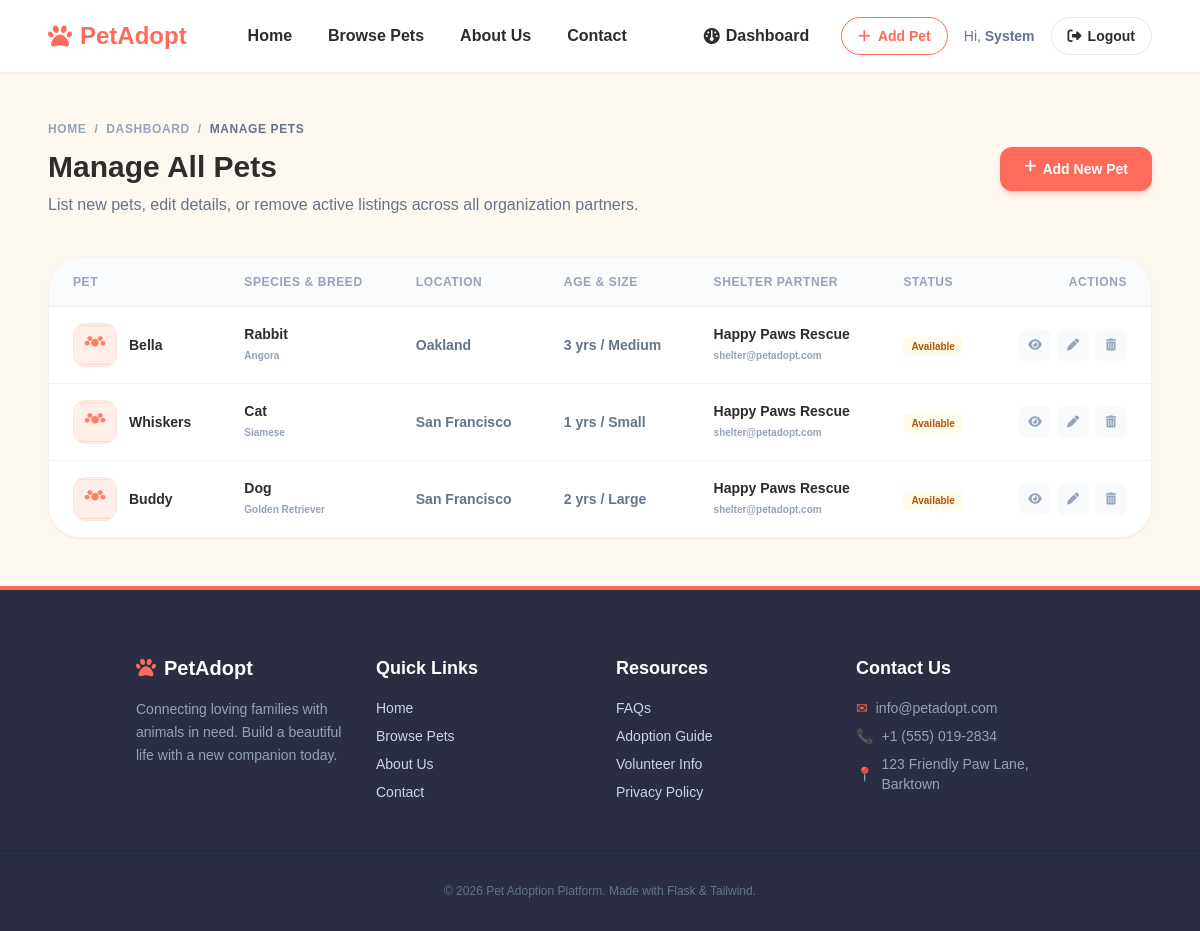
Before: /admin/manage-pets (signed in) with the older database file.
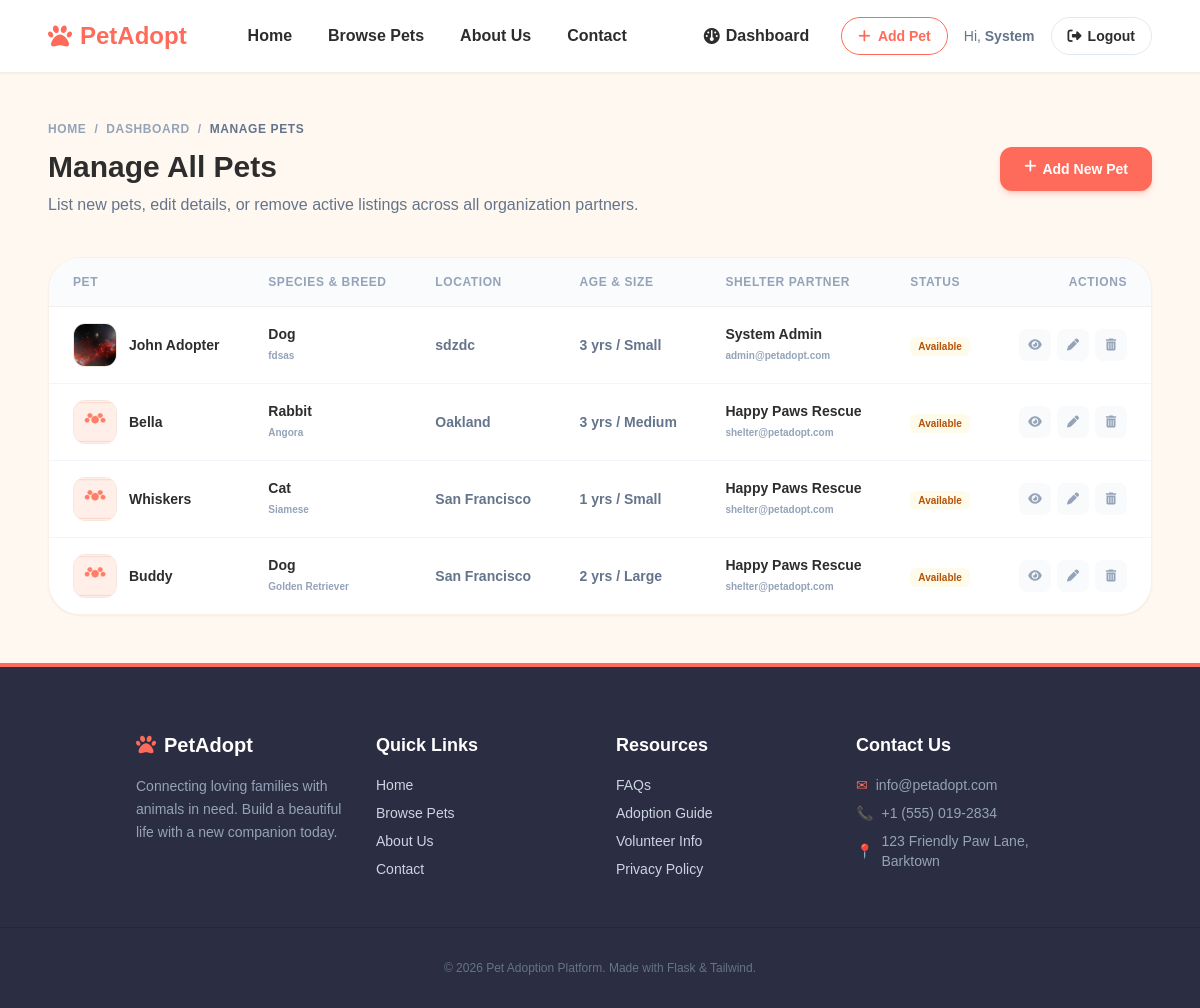
After: the same page with the newer database file.
### models.py (models this page shows, shortened)
class Pet(db.Model):
    __tablename__ = 'pets'
    id = db.Column(db.Integer, primary_key=True)
    name = db.Column(db.String(100), nullable=False)
    species = db.Column(db.String(50), nullable=False)  # Dog, Cat, Rabbit, Bird, Other
    breed = db.Column(db.String(100), nullable=True)
    age = db.Column(db.Integer, nullable=True)
    gender = db.Column(db.String(20), nullable=False)  # Male, Female
    size = db.Column(db.String(20), nullable=False)  # Small, Medium, Large
    color = db.Column(db.String(50), nullable=True)
    description = db.Column(db.Text, nullable=True)
    photo = db.Column(db.String(255), nullable=True, default='default_pet.png')
    location = db.Column(db.String(100), nullable=False)
    vaccinated = db.Column(db.Boolean, default=False)
    is_adopted = db.Column(db.Boolean, default=False)
    shelter_id = db.Column(db.Integer, db.ForeignKey('users.id'), nullable=False)
    created_at = db.Column(db.DateTime, default=datetime.utcnow)
    applications = db.relationship('AdoptionApplication', backref='pet', lazy=True, cascade="all, delete-orphan")

class User(db.Model, UserMixin):
    __tablename__ = 'users'
    id = db.Column(db.Integer, primary_key=True)
    name = db.Column(db.String(100), nullable=False)
    email = db.Column(db.String(120), unique=True, nullable=False)
    password_hash = db.Column(db.String(255), nullable=False)
    role = db.Column(db.String(20), nullable=False, default='adopter')  # adopter, shelter, admin
    phone = db.Column(db.String(20), nullable=True)
    city = db.Column(db.String(100), nullable=True)
    created_at = db.Column(db.DateTime, default=datetime.utcnow)
    pets = db.relationship('Pet', backref='shelter', lazy=True, cascade="all, delete-orphan")
    applications = db.relationship('AdoptionApplication', backref='applicant', lazy=True, cascade="all, delete-orphan")

### admin_routes.py (the view)
@admin_bp.route('/admin/manage-pets')
@login_required
@role_required('admin')
def manage_pets():
    pets = Pet.query.order_by(Pet.created_at.desc()).all()
    return render_template('admin/manage_pets.html', pets=pets)

### utils.py (called while the page is built)
def role_required(*roles):
    def decorator(f):
        @wraps(f)
        def decorated_function(*args, **kwargs):
            if not current_user.is_authenticated or current_user.role not in roles:
                abort(403)
            return f(*args, **kwargs)
        return decorated_function
    return decorator

### templates/admin/manage_pets.html (shortened to what the changed rows need)
{% extends 'base.html' %}
{% block content %}
<div class="container mx-auto max-w-7xl px-6 md:px-12 py-12 text-left">
    <div class="mb-10 flex flex-col md:flex-row md:items-center justify-between gap-6 animate-fade-in-up">
        <div>
            <h1 class="text-3xl font-black text-dark mb-2">Manage All Pets</h1>
        </div>
    </div>
    <div class="animate-fade-in-up" style="animation-delay: 100ms;">
        {% if pets %}
            <div class="hidden md:block bg-white border border-border/60 rounded-[32px] overflow-hidden shadow-sm">
                <table class="w-full text-left border-collapse">
                    <thead>
                        <tr class="bg-slate-50/70 border-b border-border/60">
                            <th class="py-4 px-6 text-xs font-bold text-slate-400 uppercase tracking-wider">Pet</th>
                            <th class="py-4 px-6 text-xs font-bold text-slate-400 uppercase tracking-wider">Species &amp; Breed</th>
                            <th class="py-4 px-6 text-xs font-bold text-slate-400 uppercase tracking-wider">Location</th>
                            <th class="py-4 px-6 text-xs font-bold text-slate-400 uppercase tracking-wider">Age &amp; Size</th>
                            <th class="py-4 px-6 text-xs font-bold text-slate-400 uppercase tracking-wider">Shelter Partner</th>
                            <th class="py-4 px-6 text-xs font-bold text-slate-400 uppercase tracking-wider">Status</th>
                            <th class="py-4 px-6 text-xs font-bold text-slate-400 uppercase tracking-wider text-right">Actions</th>
                        </tr>
                    </thead>
                    <tbody class="divide-y divide-slate-100">
                        {% for pet in pets %}
                            <tr class="hover:bg-slate-50/30 transition-colors">
                                <td class="py-4 px-6">
                                    <div class="flex items-center gap-3">
                                        <div class="w-11 h-11 rounded-xl overflow-hidden border border-border bg-slate-50 flex-shrink-0">
                                            {% if pet.photo %}
                                                <img src="{{ url_for('static', filename='uploads/pet_photos/' + pet.photo) }}" alt="{{ pet.name }}" class="w-full h-full object-cover">
                                            {% else %}
                                                <img src="{{ url_for('static', filename='uploads/pet_photos/default_pet.png') }}" alt="{{ pet.name }}" class="w-full h-full object-cover">
                                            {% endif %}
                                        </div>
                                        <h4 class="text-sm font-black text-dark">{{ pet.name }}</h4>
                                    </div>
                                </td>
                                <td class="py-4 px-6 text-sm text-dark font-bold">
                                    {{ pet.species }}
                                    <span class="block text-[10px] text-slate-400 font-semibold mt-0.5">
                                        {% if pet.breed %}{{ pet.breed }}{% else %}Mixed{% endif %}
                                    </span>
                                </td>
                                <td class="py-4 px-6 text-sm text-slate-500 font-semibold">
                                    {{ pet.location }}
                                </td>
                                <td class="py-4 px-6 text-sm text-slate-500 font-semibold">
                                    {{ pet.age }} yrs / {{ pet.size }}
                                </td>
                                <td class="py-4 px-6 text-sm text-dark font-bold">
                                    {{ pet.shelter.name }}
                                    <span class="block text-[10px] text-slate-400 font-semibold mt-0.5">
                                        {{ pet.shelter.email }}
                                    </span>
                                </td>
                                <td class="py-4 px-6">
                                    {% if pet.is_adopted %}
                                        <span class="inline-flex text-[10px] font-bold px-2 py-0.5 bg-emerald-50 text-emerald-700 rounded-md">Adopted</span>
                                    {% else %}
                                        <span class="inline-flex text-[10px] font-bold px-2 py-0.5 bg-amber-50 text-amber-700 rounded-md">Available</span>
                                    {% endif %}
                                </td>
                                <td class="py-4 px-6 text-right">
                                    <div class="flex justify-end items-center gap-1.5">
                                        <a
                                          href="{{ url_for('pets.pet_detail', pet_id=pet.id) }}"
                                          class="w-8 h-8 rounded-lg bg-slate-50 text-slate-400 hover:text-primary hover:bg-primary-light flex items-center justify-center transition-colors"
                                          title="View Details"
                                        >
                                            <i class="fa-solid fa-eye text-xs"></i>
                                        </a>
                                        <a
                                          href="{{ url_for('pets.edit_pet', pet_id=pet.id) }}"
                                          class="w-8 h-8 rounded-lg bg-slate-50 text-slate-400 hover:text-emerald-500 hover:bg-emerald-50 flex items-center justify-center transition-colors"
                                          title="Edit details"
                                        >
                                            <i class="fa-solid fa-pen text-xs"></i>
                                        </a>
                                        <form
                                          action="{{ url_for('pets.delete_pet', pet_id=pet.id) }}"
                                          method="POST"
                                          class="inline-block"
                                          onsubmit="return confirm('Are you sure you want to delete listing for {{ pet.name }}?');"
                                        >
                                            <button
                                              type="submit"
                                              class="w-8 h-8 rounded-lg bg-slate-50 text-slate-400 hover:text-red-500 hover:bg-red-50 flex items-center justify-center transition-colors"
                                              title="Delete listing"
                                            >
                                                <i class="fa-solid fa-trash-can text-xs"></i>
                                            </button>
                                        </form>
                                    </div>
                                </td>
                            </tr>
                        {% endfor %}
                    </tbody>
                </table>
            </div>
        {% endif %}
    </div>
</div>
{% endblock %}

Changed rows visible on the page:
added Pet: photo (picture), name "John Adopter", species "Dog", breed "fdsas", location "sdzdc", age "3", size "Small", shelter.name "System Admin", shelter.email "admin@petadopt.com", is_adopted "Available"
